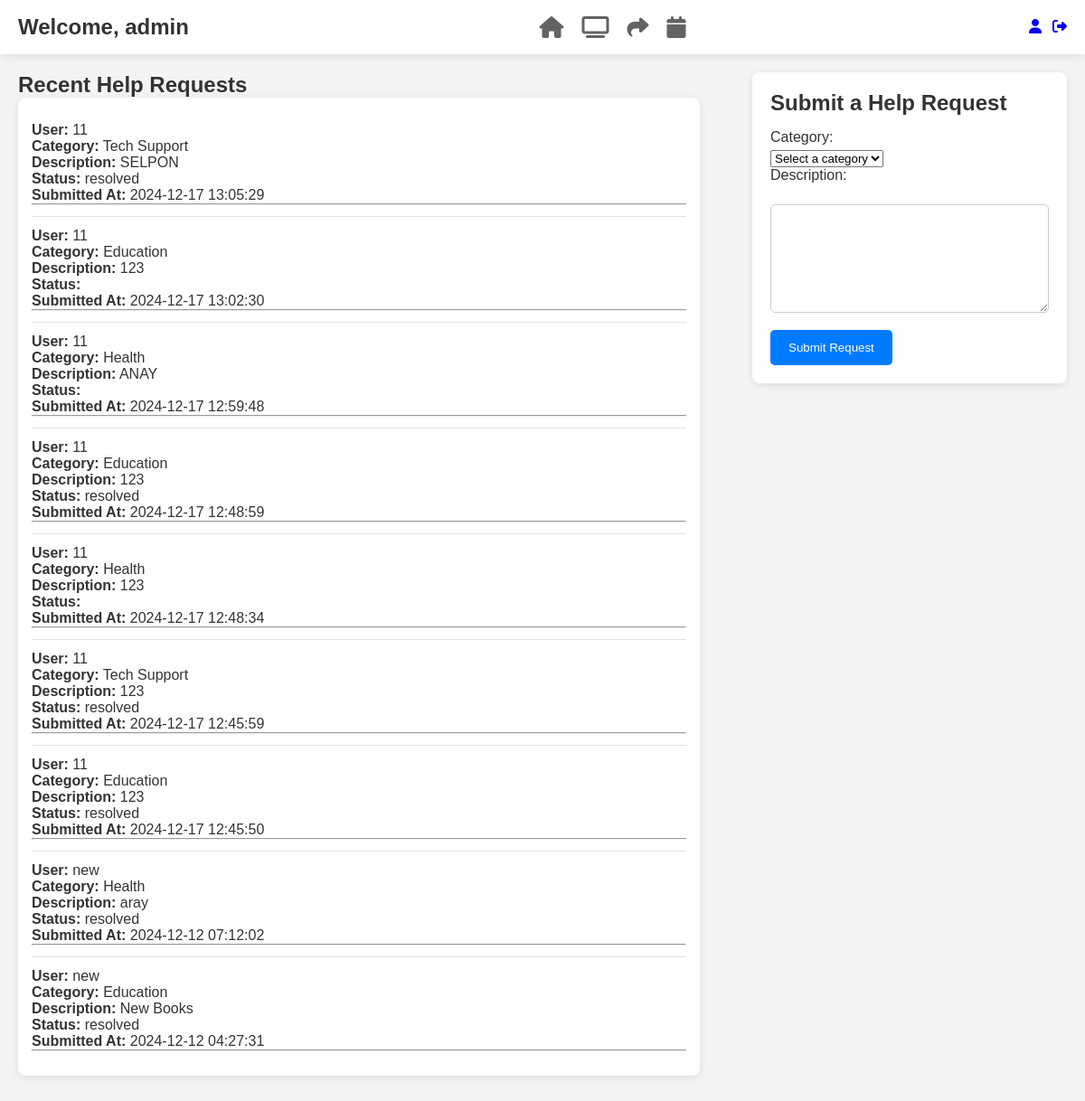
/?page=help_requests (signed in), run on the app's committed database.
### tables this page shows
CREATE TABLE `help_requests` (
  `id` int(11) NOT NULL,
  `user` varchar(255) NOT NULL,
  `user_id` int(11) NOT NULL,
  `category` enum('Education','Health','Tech Support','Other') NOT NULL,
  `description` text NOT NULL,
  `status` enum('open','resolved') DEFAULT 'open',
  `created_at` timestamp NOT NULL DEFAULT current_timestamp()
);

CREATE TABLE `users` (
  `id` int(11) NOT NULL,
  `name` varchar(100) NOT NULL,
  `email` varchar(100) NOT NULL,
  `password` varchar(255) NOT NULL,
  `created_at` timestamp NOT NULL DEFAULT current_timestamp(),
  `reset_token` varchar(255) DEFAULT NULL,
  `token_expiry` datetime DEFAULT NULL,
  `role` enum('admin','member') DEFAULT 'member',
  `status` enum('active','inactive') DEFAULT 'active'
);

### index.php (called while the page is built, shortened)
<?php
require_once './app/core/Router.php';
$router = new Router();
$router->route();
?>

### app/controllers/HelpRequestController.php (called while the page is built, shortened)
<?php
require_once __DIR__ . '/../models/HelpRequestModel.php';
class HelpRequestController {
    private $helpRequestModel;
    public function __construct() {
        $database = new Database();
        $pdo = $database->connect();
        $this->helpRequestModel = new HelpRequestModel($pdo);
    }
    public function getHelpRequests() {
        try {
            return $this->helpRequestModel->getAllHelpRequests();
        } catch (Exception $e) {
            error_log("Error fetching help requests: " . $e->getMessage());
            return [];
        }
    }
}

### app/models/HelpRequestModel.php (called while the page is built, shortened)
<?php
class HelpRequestModel {
    private $pdo;
    public function __construct($pdo) {
        $this->pdo = $pdo;
    }
    public function getAllHelpRequests() {
        $stmt = $this->pdo->query("
            SELECT hr.id, hr.category, hr.description, hr.status, hr.created_at, u.name AS user_name
            FROM help_requests hr
            JOIN users u ON hr.user_id = u.id
            ORDER BY hr.created_at DESC
        ");
        return $stmt->fetchAll(PDO::FETCH_ASSOC);
    }
}

### app/views/help_requests_list.php (the view, shortened to what this page needs)
<?php
require_once __DIR__ . '/../controllers/HelpRequestController.php';
$helpRequestController = new HelpRequestController();
$helpRequestController->handleFormSubmission();
$helpRequests = $helpRequestController->getHelpRequests();
?>
<!DOCTYPE html>
<html lang="en">
<head>
    <link rel="stylesheet" href="https://cdnjs.cloudflare.com/ajax/libs/font-awesome/6.7.1/css/all.min.css"
 />
    <link rel="stylesheet" href="./public/assets/helpStyle.css">
</head>
<body>
<div class="container">
<nav>
        <div class="nav-left">
            <h1>Welcome, <?= htmlspecialchars($_SESSION['user']['name']); ?></h1>
        </div>
        <div class="nav-center">
            <a href="?page=dashboard"><i class="fa-solid fa-house"></i></a>
            <a href="?page=help_requests"><i class="fa-solid fa-tv"></i></a>
            <a href="?page=resource_sharing"><i class="fa-solid fa-share"></i></a>
            <a href="?page=events"><i class="fa-solid fa-calendar"></i></a>
        </div>
        <div class="nav-right">
    <a href="?page=profile"><i class="fa-solid fa-user"></i></a>
    <a href="?page=logout" onclick="return confirmLogout();"><i class="fa-solid fa-right-from-bracket"></i></a>
</div>
    </nav>
    <div class="main-content">
        <div class="main-left">
            <h2>Recent Help Requests</h2>
            <div class="posts">
                <ul>
                    <?php if (!empty($helpRequests)): ?>
                        <?php foreach ($helpRequests as $request): ?>
                            <li>
                                <strong>User:</strong> <?= htmlspecialchars($request['user_name']) ?><br>
                                <strong>Category:</strong> <?= htmlspecialchars($request['category']) ?><br>
                                <strong>Description:</strong> <?= htmlspecialchars($request['description']) ?><br>
                                <strong>Status:</strong> <?= htmlspecialchars($request['status']) ?><br>
                                <strong>Submitted At:</strong> <?= htmlspecialchars($request['created_at']) ?><br>
                                <hr>
                            </li>
                        <?php endforeach; ?>
                    <?php else: ?>
                        <p>No help requests found.</p>
                    <?php endif; ?>
                </ul>
            </div>
        </div>
        <div class="main-right">
            <div class="create-post">
                <h2>Submit a Help Request</h2>
                <form action="?page=help_requests" method="POST">
                    <label for="category">Category:</label>
                    <select name="category" id="category" required>
                        <option value="" disabled selected>Select a category</option>
                    </select>
                    <br>
                    <label for="description">Description:</label><br>
                    <textarea id="description" name="description" required></textarea>
                    <br>
                    <button type="submit">Submit Request</button>
                </form>
            </div>
        </div>
    </div>
</div>
</body>
</html>

### public/assets/helpStyle.css (style rules this page uses)
* { margin: 0; padding: 0; box-sizing: border-box; }
body { background: #f4f4f4; color: #333; font-family: 'Arial', sans-serif; }
nav { width: 100%; height: 60px; display: flex; align-items: center; justify-content: space-between; background: #ffffff; box-shadow: 0 2px 10px rgba(0, 0, 0, 0.1); position: fixed; z-index: 1000; top: 0; padding: 0 20px; }
.nav-left { display: flex; align-items: center; }
.nav-left h1 { font-size: 1.5em; }
.nav-center { display: flex; align-items: center; }
.nav-center a { margin-left: 20px; text-decoration: none; }
.nav-center i { font-size: 24px; color: #646262; transition: color 0.3s; }
.nav-right { display: flex; align-items: center; }
.nav-right a { margin-left: 12px; }
.main-content { display: flex; justify-content: space-between; margin-top: 60px; padding: 20px; }
.main-left { width: 65%; margin-right: 20px; }
.main-right { width: 30%; margin-left: 20px; }
.create-post { width: 100%; background: #ffffff; padding: 20px; border-radius: 8px; box-shadow: 0 2px 10px rgba(0, 0, 0, 0.1); margin-bottom: 20px; }
.create-post h2 { margin-bottom: 15px; }
.create-post label { display: block; margin-bottom: 5px; }
.create-post textarea { width: 100%; height: 120px; padding: 12px; border: 1px solid #ccc; border-radius: 5px; margin-bottom: 15px; font-size: 16px; }
.create-post button { background: #007bff; color: #fff; border: none; padding: 12px 20px; border-radius: 5px; cursor: pointer; transition: background 0.3s; }
.posts { width: 100%; display: flex; flex-direction: column; align-items: flex-start; background: #ffffff; box-shadow: 0 2px 10px rgba(0, 0, 0, 0.1); margin-bottom: 20px; border-radius: 8px; padding: 15px; }
.posts ul { list-style-type: none; width: 100%; }
.posts li { padding: 12px 0; border-bottom: 1px solid #e0e0e0; transition: background 0.3s; }
.posts li:last-child { border-bottom: none; }

### data on the page
help_requests: user.name "11", category "Tech Support", description "SELPON", status "resolved", created_at "2024-12-17 13:05:29"
help_requests: user.name "11", category "Education", description "123", created_at "2024-12-17 13:02:30"
help_requests: user.name "11", category "Health", description "ANAY", created_at "2024-12-17 12:59:48"
help_requests: user.name "11", category "Education", description "123", status "resolved", created_at "2024-12-17 12:48:59"
help_requests: user.name "11", category "Health", description "123", created_at "2024-12-17 12:48:34"
help_requests: user.name "11", category "Tech Support", description "123", status "resolved", created_at "2024-12-17 12:45:59"
help_requests: user.name "11", category "Education", description "123", status "resolved", created_at "2024-12-17 12:45:50"
help_requests: user.name "new", category "Health", description "aray", status "resolved", created_at "2024-12-12 07:12:02"
help_requests: user.name "new", category "Education", description "New Books", status "resolved", created_at "2024-12-12 04:27:31"

### other printed values
$_SESSION['user']['name'] "admin"
